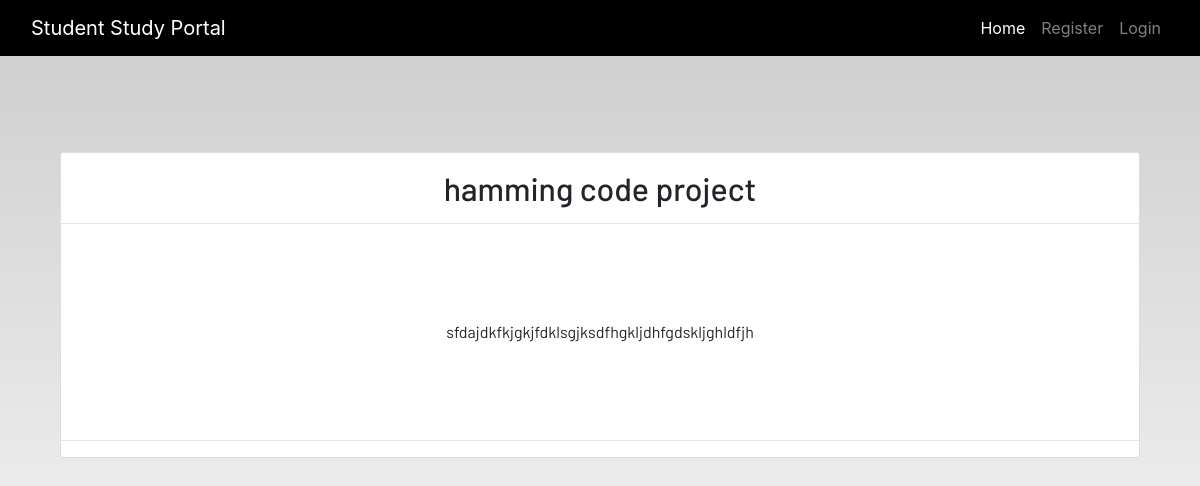
The page /notes_detail/1/ on the database its author committed.
### dashboard/models.py (models this page shows, shortened)
class Notes(models.Model):
    user=models.ForeignKey(User,on_delete=models.CASCADE)
    title=models.CharField(max_length=120)
    description=models.TextField(max_length=1200)
    class Meta:
        verbose_name="notes"
        verbose_name_plural="notes"

### dashboard/views.py (the view)
# urls.py: path('notes_detail/<int:pk>/', views.NoteDetailView.as_view(), name='notes-detail'),
class NoteDetailView(generic.DetailView):
    model=Notes

### dashboard/templates/dashboard/notes_detail.html
{% extends 'dashboard/base.html' %}
{% load static %}
{% block content %}
<section class='text-center container'>
    <div class="container">
        <div class="content-section p-0 mt-5">
            <div class="m-3">
                <h2>{{notes.title}}</h2>
            </div>
            <hr class="p-0 m-0">
            <p class="description m-5 p-5">
            {{notes.description}}
            </p>
            <hr>
        </div>
    </div>
</section>
{% endblock content %}

### static/css/main.css (style rules this page uses)
html { scroll-behavior: smooth; height: 100%; width: 100%; }
html, body { max-width: 100%; overflow-x: hidden; height: 100%; width: 100%; }
body { background: linear-gradient(rgba(0, 0, 0, 0.2), rgba(255, 255, 255, 0.5)); overflow-x: hidden; background-repeat: no-repeat; }
.content-section { background: #ffffff; padding: 10px 20px; border: 1px solid #dddddd; border-radius: 3px; margin-bottom: 20px; }

### rows shown on the page
Notes: title "hamming code project", description "sfdajdkfkjgkjfdklsgjksdfhgkljdhfgdskljghldfjh"
